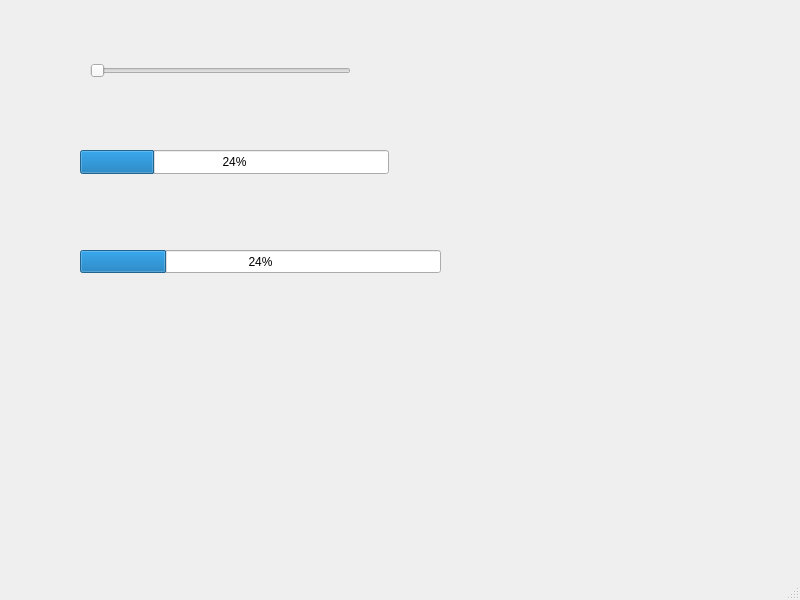
<?xml version="1.0" encoding="UTF-8"?>
<ui version="4.0">
 <class>MainWindow</class>
 <widget class="QMainWindow" name="MainWindow">
  <property name="geometry">
   <rect>
    <x>0</x>
    <y>0</y>
    <width>800</width>
    <height>600</height>
   </rect>
  </property>
  <property name="windowTitle">
   <string>MainWindow</string>
  </property>
  <widget class="QWidget" name="centralwidget">
   <widget class="QProgressBar" name="progressBar">
    <property name="geometry">
     <rect>
      <x>80</x>
      <y>150</y>
      <width>309</width>
      <height>24</height>
     </rect>
    </property>
    <property name="value">
     <number>24</number>
    </property>
   </widget>
   <widget class="QSlider" name="horizontalSlider">
    <property name="geometry">
     <rect>
      <x>90</x>
      <y>60</y>
      <width>261</width>
      <height>22</height>
     </rect>
    </property>
    <property name="orientation">
     <enum>Qt::Horizontal</enum>
    </property>
   </widget>
   <widget class="QProgressBar" name="progressBar_2">
    <property name="geometry">
     <rect>
      <x>80</x>
      <y>250</y>
      <width>361</width>
      <height>23</height>
     </rect>
    </property>
    <property name="value">
     <number>24</number>
    </property>
   </widget>
  </widget>
  <widget class="QMenuBar" name="menubar">
   <property name="geometry">
    <rect>
     <x>0</x>
     <y>0</y>
     <width>800</width>
     <height>26</height>
    </rect>
   </property>
  </widget>
  <widget class="QStatusBar" name="statusbar"/>
 </widget>
 <resources/>
 <connections/>
</ui>
